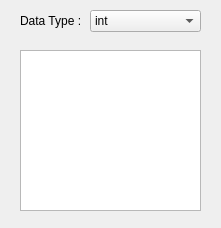
<?xml version="1.0" encoding="UTF-8"?>
<ui version="4.0">
 <class>DataGeneratorEmbeddedWidget</class>
 <widget class="QWidget" name="DataGeneratorEmbeddedWidget">
  <property name="geometry">
   <rect>
    <x>0</x>
    <y>0</y>
    <width>221</width>
    <height>228</height>
   </rect>
  </property>
  <property name="windowTitle">
   <string>Form</string>
  </property>
  <widget class="QLabel" name="mpLabel">
   <property name="geometry">
    <rect>
     <x>20</x>
     <y>10</y>
     <width>61</width>
     <height>21</height>
    </rect>
   </property>
   <property name="text">
    <string>Data Type :</string>
   </property>
  </widget>
  <widget class="QComboBox" name="mpComboBox">
   <property name="geometry">
    <rect>
     <x>90</x>
     <y>10</y>
     <width>111</width>
     <height>22</height>
    </rect>
   </property>
   <item>
    <property name="text">
     <string>int</string>
    </property>
   </item>
   <item>
    <property name="text">
     <string>float</string>
    </property>
   </item>
   <item>
    <property name="text">
     <string>double</string>
    </property>
   </item>
   <item>
    <property name="text">
     <string>bool</string>
    </property>
   </item>
   <item>
    <property name="text">
     <string>std::string</string>
    </property>
   </item>
   <item>
    <property name="text">
     <string>cv::Rect</string>
    </property>
   </item>
   <item>
    <property name="text">
     <string>cv::Point</string>
    </property>
   </item>
   <item>
    <property name="text">
     <string>cv::Scalar</string>
    </property>
   </item>
  </widget>
  <widget class="QPlainTextEdit" name="mpPlainTextEdit">
   <property name="geometry">
    <rect>
     <x>20</x>
     <y>50</y>
     <width>181</width>
     <height>161</height>
    </rect>
   </property>
  </widget>
 </widget>
 <resources/>
 <connections/>
</ui>
